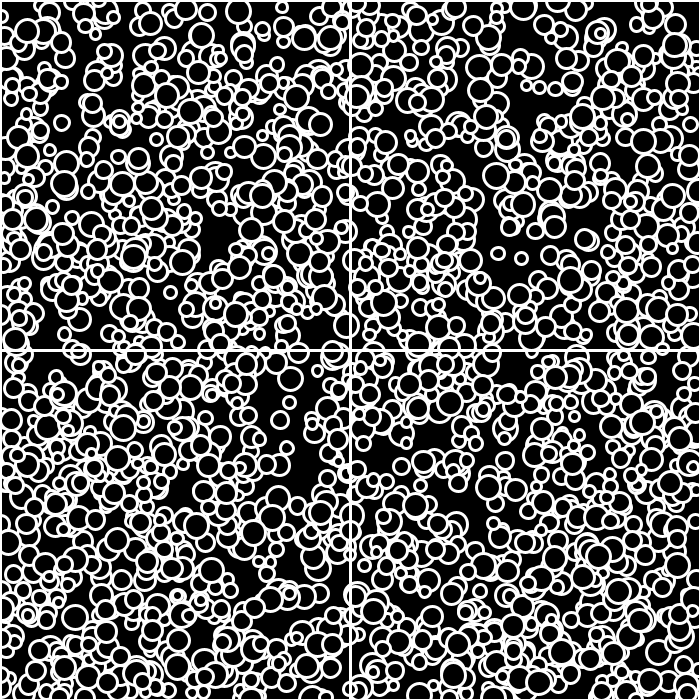
Frame 1 (no input)
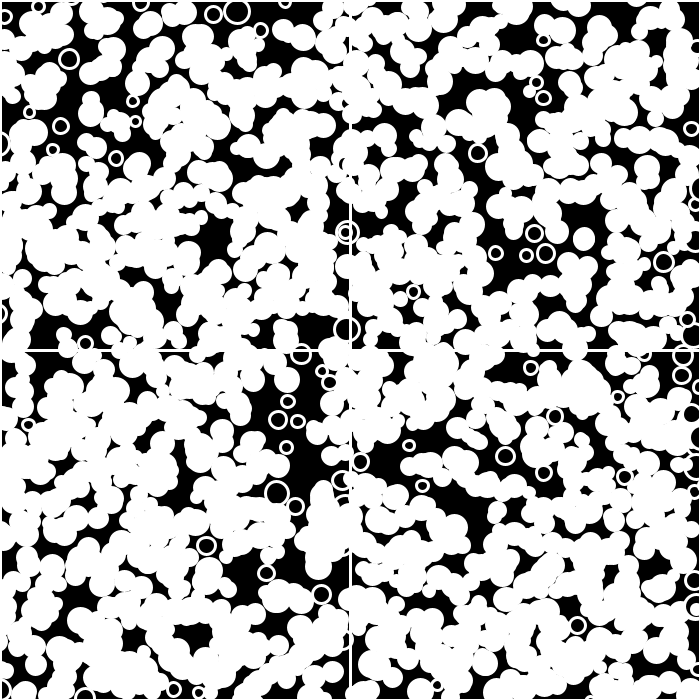
Frame 60 (the mouse pressed at the canvas centre just before this capture)
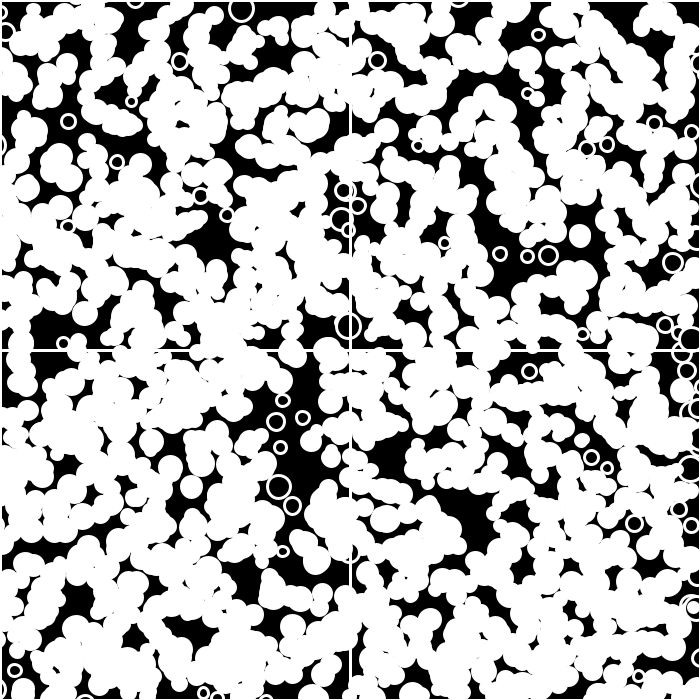
Frame 120 (the mouse held since frame 60 and released just before this capture)

The Processing sketch that drew these frames (run headless with seeded random() and noise(); from frame 60 on, the mouse is pressed at the canvas centre):

// Processing sketch: OptimizedCollisionDetection
// ── OptimizedCollisionDetection.pde
Circle circles[];
int rows=2;
int cols=2;
ArrayList<Group> groups;
ArrayList<Circle> first;
ArrayList<Circle> second;
ArrayList<Circle> third;
ArrayList<Circle> fourth;
void setup() {
  size(700,700);
  groups=new ArrayList<Group>();
  fourth=new ArrayList<Circle>();
  first=new ArrayList<Circle>();
  second=new ArrayList<Circle>();
  third=new ArrayList<Circle>();
  circles=new Circle[2000];
  for(int i=0;i<circles.length;i++) {
    circles[i]=new Circle(new PVector(random(width),random(height)),random(10,25));
  }
  for(int i=0;i<rows;i++) {
    for(int j=0;j<cols;j++) {
      groups.add(new Group(i,j,width/cols,height/rows));
    } 
  }
  groups.get(0).groupName="second";
  groups.get(1).groupName="first";
  groups.get(2).groupName="third";
  groups.get(3).groupName="fourth";
  
} 

void draw() {
  background(0);
  
  createGroups();
  addToGroups();
  
  /*for(int i=0;i<circles.length;i++) {
    circles[i].show();
    circles[i].update();
    boolean collided=false;
    for(int j=0;j<circles.length;j++) {
      if(j!=i && circles[i].collided(circles[j])) {
        collided=true;
      }
    } 
    if(collided) {
      circles[i].col=255;
    } else {
      circles[i].col=0;
    } 
  } */
  
  for(Circle circle:circles) {
    circle.show();
    circle.update();
    if(circle.group=="first") {
      checkCollisionWithGroup(circle,first);
    } else if(circle.group=="second") {
      checkCollisionWithGroup(circle,second);
    } else if(circle.group=="third") {
      checkCollisionWithGroup(circle,third); 
    }else if(circle.group=="fourth") {
      checkCollisionWithGroup(circle,fourth);
    } 
  } 
  
  for(Group group:groups) {
    group.show();
  } 
}

void checkCollisionWithGroup(Circle obj,ArrayList<Circle> group) {
  boolean collided=false;
  for(Circle circle:group) {
    if(circle!=obj) {
      if(circle.collided(obj)) {
        collided=true;
      } 
    } 
  }
  if(collided) {
    obj.col=255;
  } else {
    obj.col=0;
  } 
} 

void addToGroups() {
  for(Circle circle:circles) {
    if(circle.group=="first") {
      addToGroups(circle,first);
    } else if(circle.group=="second") {
      addToGroups(circle,second);
    } else if(circle.group=="third") {
      addToGroups(circle,third);
    } else if(circle.group=="fourth") {
      addToGroups(circle,fourth);
    } 
    
  } 
} 

void addToGroups(Circle circle,ArrayList<Circle> gr) {
  for(Circle g:gr) {
    if(g==circle) {
      return;
    } 
  } 
  gr.add(circle);
} 

void createGroups() {
  for(Circle circle:circles) {
    for(Group group:groups) {
      if(circle.loc.x>group.x && circle.loc.x+circle.r/2<group.x+group.w && circle.loc.y>group.y && circle.loc.y<group.y+group.h) {
        circle.group=group.groupName;
      } 
    } 
  } 
} 
// ── Circle.pde
class Circle {
  PVector loc;
  PVector vel;
  PVector acc;
  float r;
  float col;
  boolean collided=false;
  String group=null;
  Circle(PVector l,float _r) {
    r=_r;
    loc=l.get();
    vel=new PVector(random(-1,1),random(-1,1));
    acc=new PVector(0,0);
    col=0;
  } 
  void show() {
    fill(col);
    if(group!=null) {
       if(group=="first") {
         //fill(255,0,0);
       } else if(group=="second") {
         //fill(0,255,0);
       } else if(group=="third") {
         //fill(0,0,255);
       } else if(group=="fourth") {
         //fill(200,0,200);
       } 
    }
    stroke(255);
    strokeWeight(3);
    ellipse(loc.x,loc.y,r,r);
    
    
  } 
  
  void update() {
    loc.add(vel);
    vel.add(acc);
    acc.mult(0);
    vel.set(random(-1,1),random(-1,1));
  } 
  void applyForce(PVector f) {
    acc.add(f);
  } 
  boolean collided(Circle other) {
    if(PVector.dist(other.loc,loc)<r/2+other.r/2) {
      return true;
    } else {
      return false;
    }
  } 
}
// ── Group.pde
class Group {
  float x;
  float y;
  float h;
  float w;
  String groupName="";

  Group(int i,int j,float _w,float _h) {
    w=_w;
    h=_h;
    x=j*w;
    y=i*h;
  } 
  void show() {
    stroke(255);
    noFill();
    rect(x,y,w,h);
  } 
} 
